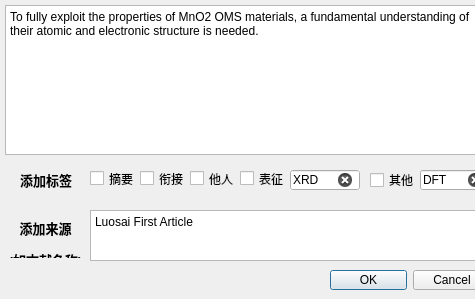
<?xml version="1.0" encoding="UTF-8"?>
<ui version="4.0">
 <class>Dialog</class>
 <widget class="QDialog" name="Dialog">
  <property name="geometry">
   <rect>
    <x>0</x>
    <y>0</y>
    <width>475</width>
    <height>299</height>
   </rect>
  </property>
  <property name="windowTitle">
   <string>Dialog</string>
  </property>
  <widget class="QDialogButtonBox" name="buttonBox">
   <property name="geometry">
    <rect>
     <x>330</x>
     <y>270</y>
     <width>161</width>
     <height>20</height>
    </rect>
   </property>
   <property name="mouseTracking">
    <bool>true</bool>
   </property>
   <property name="tabletTracking">
    <bool>true</bool>
   </property>
   <property name="acceptDrops">
    <bool>true</bool>
   </property>
   <property name="orientation">
    <enum>Qt::Horizontal</enum>
   </property>
   <property name="standardButtons">
    <set>QDialogButtonBox::Cancel|QDialogButtonBox::Ok</set>
   </property>
  </widget>
  <widget class="QLabel" name="label">
   <property name="geometry">
    <rect>
     <x>16</x>
     <y>160</y>
     <width>60</width>
     <height>40</height>
    </rect>
   </property>
   <property name="text">
    <string>&lt;html&gt;&lt;head/&gt;&lt;body&gt;&lt;p align=&quot;center&quot;&gt;&lt;span style=&quot; font-size:10pt; font-weight:600;&quot;&gt;添加标签&lt;/span&gt;&lt;/p&gt;&lt;/body&gt;&lt;/html&gt;</string>
   </property>
  </widget>
  <widget class="QCheckBox" name="checkBox_zhaiyao">
   <property name="geometry">
    <rect>
     <x>90</x>
     <y>170</y>
     <width>72</width>
     <height>17</height>
    </rect>
   </property>
   <property name="text">
    <string>摘要</string>
   </property>
   <property name="tristate">
    <bool>true</bool>
   </property>
  </widget>
  <widget class="QCheckBox" name="checkBox_biaozheng">
   <property name="geometry">
    <rect>
     <x>140</x>
     <y>170</y>
     <width>72</width>
     <height>17</height>
    </rect>
   </property>
   <property name="text">
    <string>衔接</string>
   </property>
  </widget>
  <widget class="QCheckBox" name="checkBox_taren">
   <property name="geometry">
    <rect>
     <x>190</x>
     <y>170</y>
     <width>72</width>
     <height>17</height>
    </rect>
   </property>
   <property name="text">
    <string>他人</string>
   </property>
  </widget>
  <widget class="QCheckBox" name="checkBox_chengshangqixia">
   <property name="geometry">
    <rect>
     <x>240</x>
     <y>170</y>
     <width>72</width>
     <height>17</height>
    </rect>
   </property>
   <property name="text">
    <string>表征</string>
   </property>
  </widget>
  <widget class="QCheckBox" name="checkBox_qita">
   <property name="geometry">
    <rect>
     <x>370</x>
     <y>170</y>
     <width>51</width>
     <height>20</height>
    </rect>
   </property>
   <property name="text">
    <string>其他</string>
   </property>
  </widget>
  <widget class="QLabel" name="label_2">
   <property name="geometry">
    <rect>
     <x>0</x>
     <y>218</y>
     <width>91</width>
     <height>40</height>
    </rect>
   </property>
   <property name="text">
    <string>&lt;html&gt;&lt;head/&gt;&lt;body&gt;&lt;p align=&quot;center&quot;&gt;&lt;span style=&quot; font-size:10pt; font-weight:600;&quot;&gt;添加来源&lt;/span&gt;&lt;/p&gt;&lt;p align=&quot;center&quot;&gt;&lt;span style=&quot; font-size:10pt; font-weight:600;&quot;&gt;(如文献名称)&lt;/span&gt;&lt;/p&gt;&lt;/body&gt;&lt;/html&gt;</string>
   </property>
  </widget>
  <widget class="QTextEdit" name="textEdit">
   <property name="geometry">
    <rect>
     <x>5</x>
     <y>5</y>
     <width>490</width>
     <height>150</height>
    </rect>
   </property>
   <property name="tabChangesFocus">
    <bool>true</bool>
   </property>
   <property name="html">
    <string>&lt;!DOCTYPE HTML PUBLIC &quot;-//W3C//DTD HTML 4.0//EN&quot; &quot;http://www.w3.org/TR/REC-html40/strict.dtd&quot;&gt;
&lt;html&gt;&lt;head&gt;&lt;meta name=&quot;qrichtext&quot; content=&quot;1&quot; /&gt;&lt;style type=&quot;text/css&quot;&gt;
p, li { white-space: pre-wrap; }
&lt;/style&gt;&lt;/head&gt;&lt;body style=&quot; font-family:'SimSun'; font-size:9pt; font-weight:400; font-style:normal;&quot;&gt;
&lt;p style=&quot; margin-top:0px; margin-bottom:0px; margin-left:0px; margin-right:0px; -qt-block-indent:0; text-indent:0px;&quot;&gt;To fully exploit the properties of MnO2 OMS materials, a fundamental understanding of their atomic and electronic structure is needed.  &lt;/p&gt;&lt;/body&gt;&lt;/html&gt;</string>
   </property>
   <property name="overwriteMode">
    <bool>true</bool>
   </property>
  </widget>
  <widget class="QTextEdit" name="textEdit_3">
   <property name="geometry">
    <rect>
     <x>90</x>
     <y>210</y>
     <width>405</width>
     <height>51</height>
    </rect>
   </property>
   <property name="tabChangesFocus">
    <bool>true</bool>
   </property>
   <property name="html">
    <string>&lt;!DOCTYPE HTML PUBLIC &quot;-//W3C//DTD HTML 4.0//EN&quot; &quot;http://www.w3.org/TR/REC-html40/strict.dtd&quot;&gt;
&lt;html&gt;&lt;head&gt;&lt;meta name=&quot;qrichtext&quot; content=&quot;1&quot; /&gt;&lt;style type=&quot;text/css&quot;&gt;
p, li { white-space: pre-wrap; }
&lt;/style&gt;&lt;/head&gt;&lt;body style=&quot; font-family:'SimSun'; font-size:9pt; font-weight:400; font-style:normal;&quot;&gt;
&lt;p style=&quot; margin-top:0px; margin-bottom:0px; margin-left:0px; margin-right:0px; -qt-block-indent:0; text-indent:0px;&quot;&gt;Luosai First Article&lt;/p&gt;&lt;/body&gt;&lt;/html&gt;</string>
   </property>
   <property name="overwriteMode">
    <bool>true</bool>
   </property>
  </widget>
  <widget class="QLineEdit" name="lineEdit">
   <property name="geometry">
    <rect>
     <x>420</x>
     <y>170</y>
     <width>70</width>
     <height>20</height>
    </rect>
   </property>
   <property name="text">
    <string>DFT</string>
   </property>
   <property name="clearButtonEnabled">
    <bool>true</bool>
   </property>
  </widget>
  <widget class="QLineEdit" name="lineEdit_2">
   <property name="geometry">
    <rect>
     <x>290</x>
     <y>170</y>
     <width>70</width>
     <height>20</height>
    </rect>
   </property>
   <property name="tabletTracking">
    <bool>true</bool>
   </property>
   <property name="autoFillBackground">
    <bool>true</bool>
   </property>
   <property name="text">
    <string>XRD</string>
   </property>
   <property name="clearButtonEnabled">
    <bool>true</bool>
   </property>
  </widget>
 </widget>
 <resources/>
 <connections>
  <connection>
   <sender>buttonBox</sender>
   <signal>accepted()</signal>
   <receiver>Dialog</receiver>
   <slot>accept()</slot>
   <hints>
    <hint type="sourcelabel">
     <x>248</x>
     <y>254</y>
    </hint>
    <hint type="destinationlabel">
     <x>157</x>
     <y>274</y>
    </hint>
   </hints>
  </connection>
  <connection>
   <sender>buttonBox</sender>
   <signal>rejected()</signal>
   <receiver>Dialog</receiver>
   <slot>reject()</slot>
   <hints>
    <hint type="sourcelabel">
     <x>316</x>
     <y>260</y>
    </hint>
    <hint type="destinationlabel">
     <x>286</x>
     <y>274</y>
    </hint>
   </hints>
  </connection>
 </connections>
</ui>
